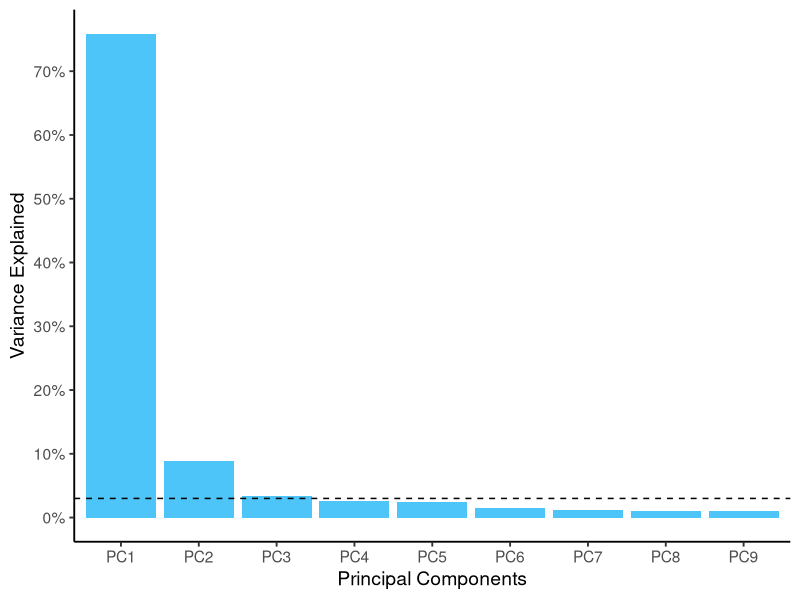
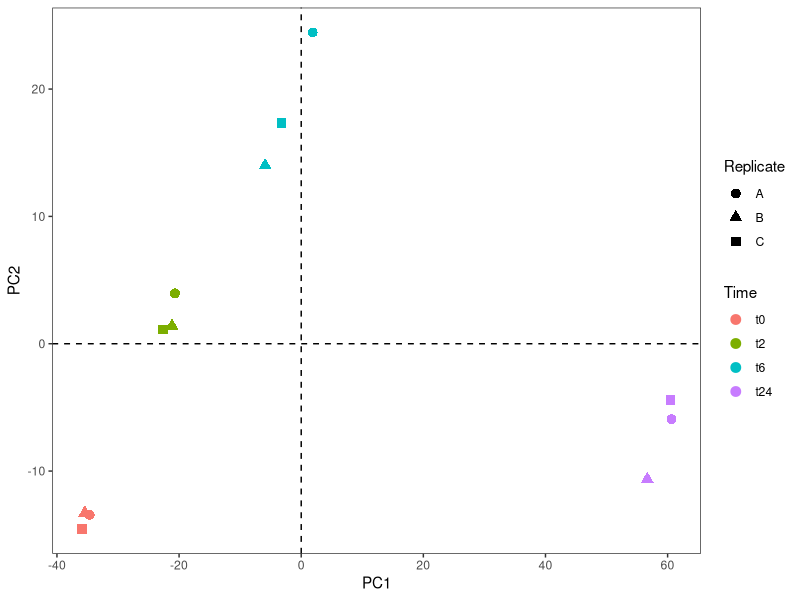
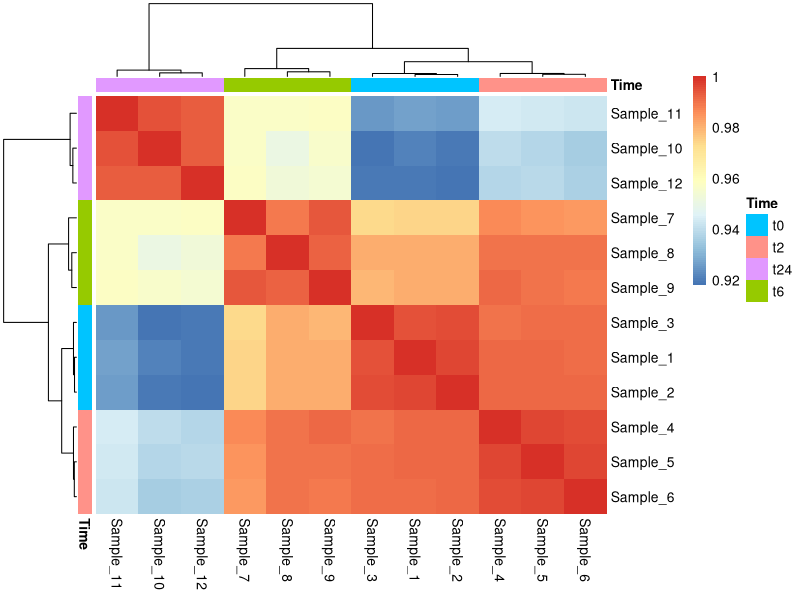

Write the R code that produced these figures, in order.
## ---- chunk 1
hooks = knitr::knit_hooks$get()
hook_foldable = function(type) {
  force(type)
  function(x, options) {
    res = hooks[[type]](x, options)
    
    if (isFALSE(options[[paste0("fold.", type)]])) return(res)
    
    paste0(
      "<details><summary>", type, "</summary>\n\n",
      res,
      "\n\n</details>"
    )
  }
}
knitr::knit_hooks$set(
  output = hook_foldable("output"),
  plot = hook_foldable("plot")
)
## ---- chunk 2

## ---- chunk 3
library(dplyr)
library(ggplot2)
library(reshape2)
data("iris")
md <- read.table("data/metadata_raw.csv", header = T, sep = ";")
rownames(md) <- md$Sample_ID

library(tidyverse)
## ---- chunk 4
gc_vst <- read.table("data/counts_vst.txt", header = T, row.names = 1, sep = "\t")
vst_pca <- prcomp(t(gc_vst))
## ---- chunk 5
comp_var <- function(x) x^2/sum(x^2)
library(scales)

vst_pca$sdev %>% 
  as_tibble() %>% 
  comp_var() %>% 
  mutate(Comp = colnames(vst_pca$x)) %>% 
  slice(1:9) %>% 
  ggplot(aes(x=Comp, y = value)) + 
  geom_bar(stat = "identity", fill = "#4DC5F9") +
  geom_hline(yintercept = 0.03, linetype=2) +
  xlab("Principal Components") +
  scale_y_continuous(name = "Variance Explained", breaks = seq(0,0.8,0.1), labels = percent_format(accuracy = 5L)) +
  
  theme_classic(base_size = 14)

## ---- chunk 6
vst_pca$x
## ---- chunk 7
vst_pca_all <- vst_pca$x %>%
  as.data.frame() %>%
  rownames_to_column(var = "Sample_ID") %>%
  full_join(md, by = "Sample_ID")

# Just to keep the order the right way.
vst_pca_all$Sample_Name <- factor(vst_pca_all$Sample_Name, levels = c("t0_A","t0_B","t0_C","t2_A","t2_B","t2_C","t6_A","t6_B","t6_C","t24_A","t24_B","t24_C"))
vst_pca_all$Time <- factor(vst_pca_all$Time, levels = c("t0","t2","t6","t24"))
vst_pca_all$Replicate <- factor(vst_pca_all$Replicate, levels = c("A","B","C"))

ggplot(vst_pca_all, aes(x=PC1, y=PC2, color = Time)) +
  geom_point(size = 3, aes(shape = Replicate)) +
  geom_vline(xintercept = 0, linetype=2) +
  geom_hline(yintercept = 0, linetype=2) +
  theme_bw() +
  theme(panel.grid.major = element_blank(), 
        panel.grid.minor = element_blank()) 
## ---- chunk 8
vst_cor <- as.matrix(cor(gc_vst, method="spearman"))
library(pheatmap)

pheatmap(vst_cor,border_color=NA,annotation_col=md[,"Time",drop=F],
         annotation_row=md[,"Time",drop=F],annotation_legend=T)
## ---- chunk 9
sessionInfo()
